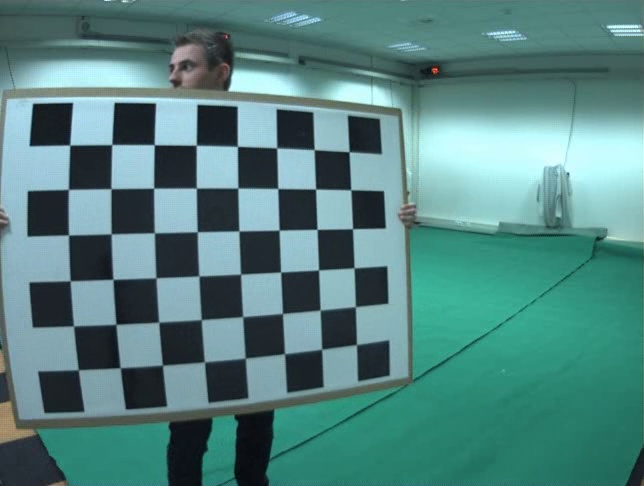
#> input picture data/cam1/intrinsics/0.jpg, 644 x 486 px; its folder holds only this picture in this run
$ python calibration.py
#> lines starting #> are read from the running program, lines starting #| are printed output that depends on the picture
import cv2 as cv
import numpy as np
import glob

squaresize = 0
img = None
objp = None

clicks = list()
# [100 lines left out: functions click_event, drawCircle, drawAxis, addAxis2frame, manualCornerDetection, not called in this run]


def loadchessBoardFacts(filename):
    """
    This function reads the chessboard dimensions and size from an XML file where it was saved in.
    """
    r = cv.FileStorage(filename, cv.FILE_STORAGE_READ)
    width = r.getNode("CheckerBoardWidth").real()
    height = r.getNode("CheckerBoardHeight").real()
    squaresize = r.getNode("CheckerBoardSquareSize").real()
    r.release()

    return (int(width),int(height)),int(squaresize)


def cameraIntrinsicCalibration(size, imagefnames, outfname, save = True):
    """
    This function calibrates the camera intrinsics and if save is true it will write the mtx to a xml file
    with the path (outfname) else it just returns the mtx and distortion.
    """
#> called with size = (0, 0), save = False
    global img
    global objp

    # termination criteria
    criteria = (cv.TERM_CRITERIA_EPS + cv.TERM_CRITERIA_MAX_ITER, 30, 0.001)

    # prepare object points, a grid of the dimensions that are given by size
    objp = np.zeros((size[0]*size[1],3), np.float32)
    objp[:,:2] = np.mgrid[0:size[0],0:size[1]].T.reshape(-1,2)

    # scale the objp to the size of the chessboard squares in mm:
    objp = objp * squaresize

    # Arrays to store object points and image points from all the images:
    objpoints = [] # 3d point in real world space
    imgpoints = [] # 2d points in image plane.

    for fname in imagefnames:
        img = cv.imread(fname)
#> img is the input picture: shape (486, 644, 3); mean B, G, R 128.9, 131.6, 84.6
        gray = cv.cvtColor(img, cv.COLOR_BGR2GRAY)
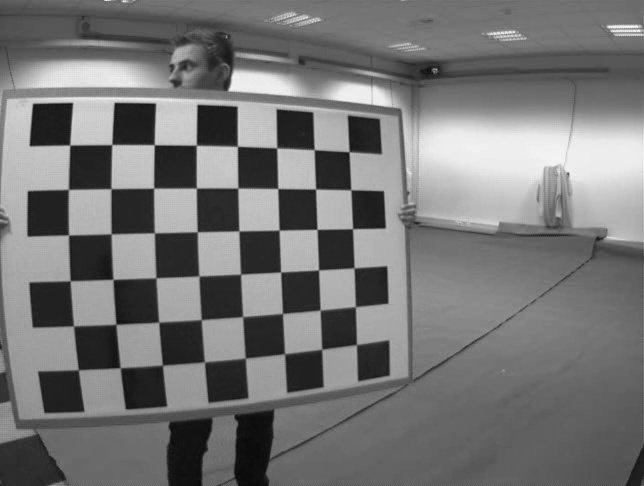
#> gray: shape (486, 644); min 8, max 244, mean 117.2

        # Find the chess board corners
#> (the run stopped early here; a loop or call above may not have finished)

$ run again, on data/cam1/intrinsics/12.jpg
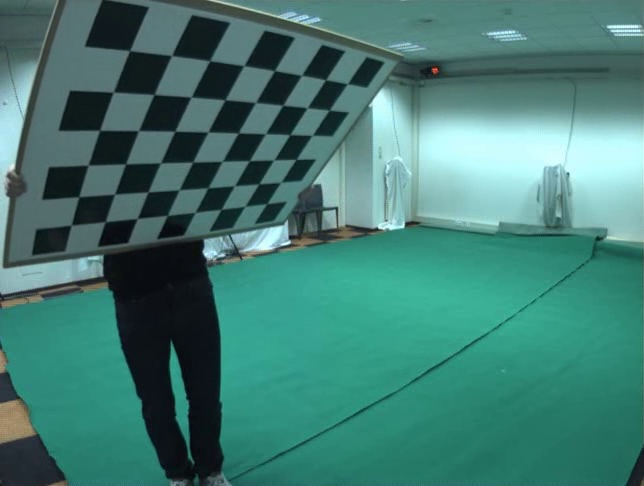
#> input picture data/cam1/intrinsics/12.jpg, 644 x 486 px
#> in cameraIntrinsicCalibration, img is the input picture: shape (486, 644, 3); mean B, G, R 115.2, 123.5, 66.7
#> in cameraIntrinsicCalibration, `gray = cv.cvtColor(img, cv.COLOR_BGR2GRAY)`:
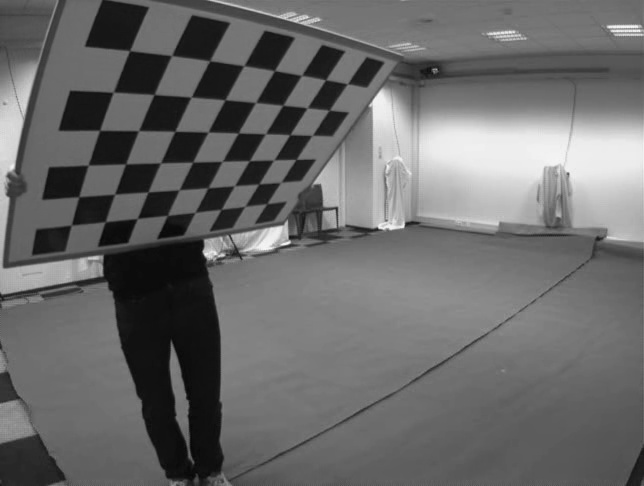
#> gray: shape (486, 644); min 4, max 245, mean 105.6

$ run again, on data/cam1/intrinsics/13.jpg
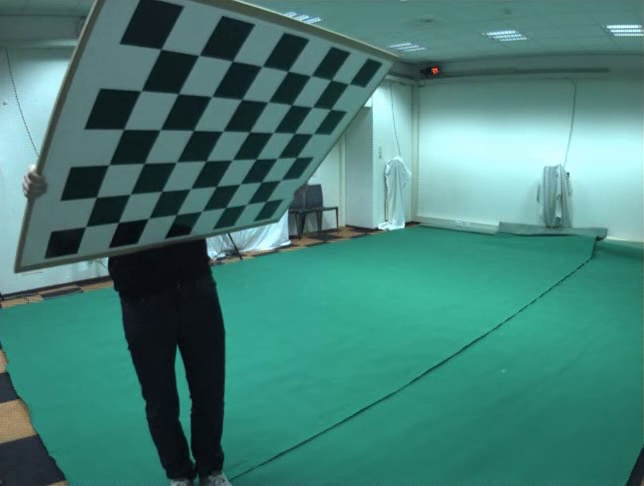
#> input picture data/cam1/intrinsics/13.jpg, 644 x 486 px
#> in cameraIntrinsicCalibration, img is the input picture: shape (486, 644, 3); mean B, G, R 118.1, 126.4, 68.3
#> in cameraIntrinsicCalibration, `gray = cv.cvtColor(img, cv.COLOR_BGR2GRAY)`:
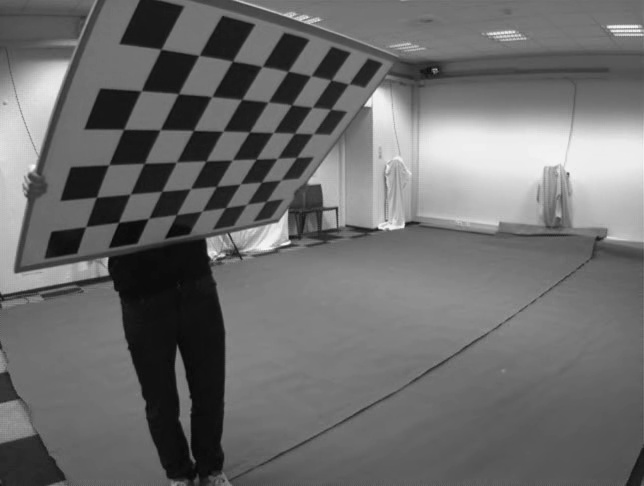
#> gray: shape (486, 644); min 5, max 246, mean 108

$ run again, on data/cam1/intrinsics/14.jpg
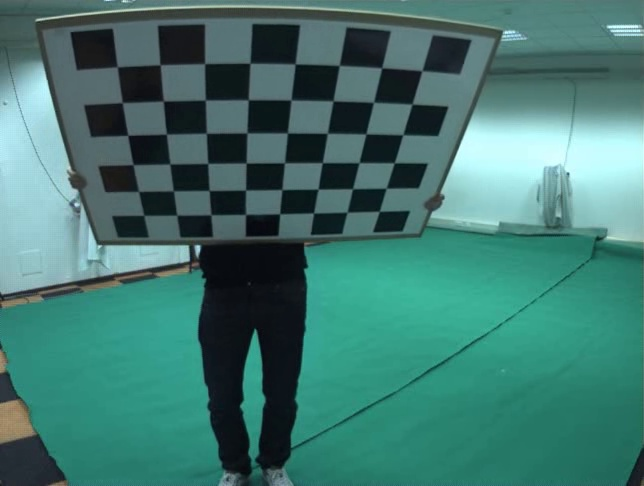
#> input picture data/cam1/intrinsics/14.jpg, 644 x 486 px
#> in cameraIntrinsicCalibration, img is the input picture: shape (486, 644, 3); mean B, G, R 112.3, 119.6, 65.5
#> in cameraIntrinsicCalibration, `gray = cv.cvtColor(img, cv.COLOR_BGR2GRAY)`:
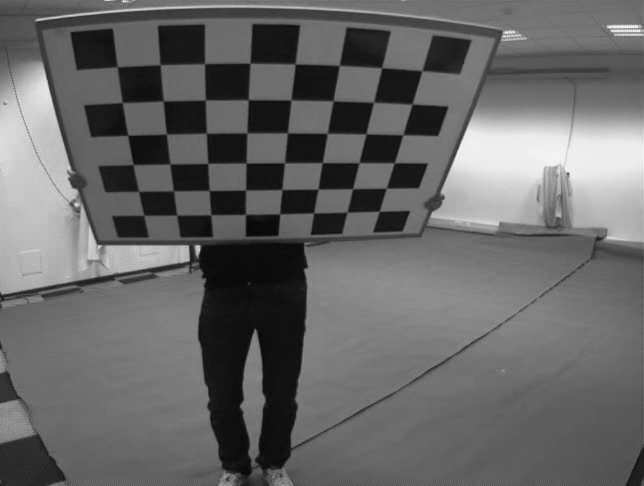
#> gray: shape (486, 644); min 5, max 244, mean 102.6

$ run again, on data/cam1/intrinsics/1.jpg
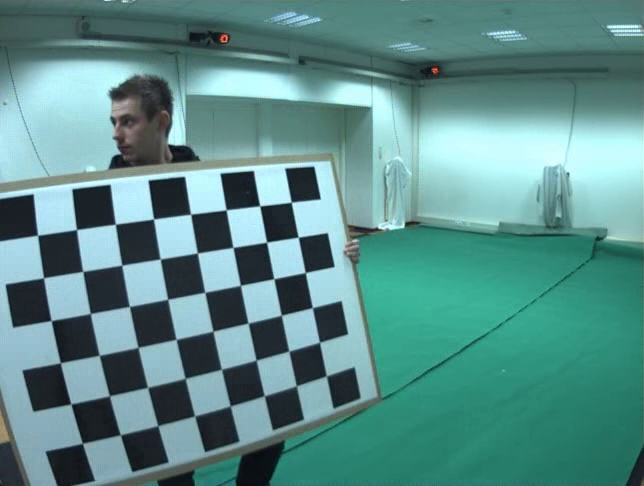
#> input picture data/cam1/intrinsics/1.jpg, 644 x 486 px
#> in cameraIntrinsicCalibration, img is the input picture: shape (486, 644, 3); mean B, G, R 138.7, 141.7, 92.1
#> in cameraIntrinsicCalibration, `gray = cv.cvtColor(img, cv.COLOR_BGR2GRAY)`:
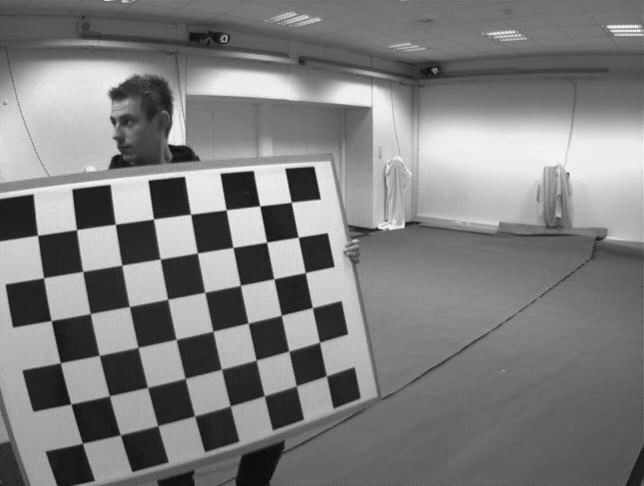
#> gray: shape (486, 644); min 8, max 245, mean 126.5
